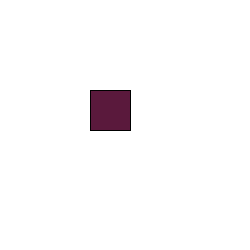
Frame 1 (no input)
Frame 60 (the mouse pressed at the canvas centre just before this capture): identical to frame 1, image omitted
Frame 120 (the mouse held since frame 60 and released just before this capture): identical to frame 1, image omitted

The Processing sketch that drew this single still picture (run headless with seeded random() and noise(); from frame 60 on, the mouse is pressed at the canvas centre):

// Processing sketch: processing_184371
// ── processing_184371.pde

/*

John Cherry
Assignment #1
DMS 110

*/

void setup() {  //setup function called initially, only once
  size(250, 250);
  background(255);  //set background white
  frameRate(45);
  
}
int a = 90;
int b = 90;
void draw() {  //draw 
  fill(90,25,60);
  rect(a,b,40,40);
  
  
}
